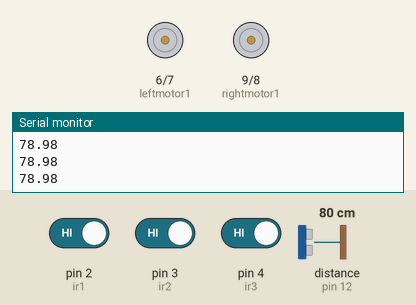
Simulated run of this sketch. Board: Arduino Uno, built with avr-gcc and run on an emulated ATmega328P. Shown: motor-driver pin pairs drawn as motors (green arrow = first pin HIGH = forward, orange = second pin HIGH = backward, longer = more drive, scaled by the enable pin), the last lines printed to the serial monitor. Wiring (inferred from the names in the program): ultrasonic range finder: trigger pin 11; echo pin 12. The inputs (shaded band) are chosen by the test bench; at power-on: pin 2 (ir1) HIGH, distance to the obstacle (sensor on pin 12) 80 cm, pin 3 (ir2) HIGH, pin 4 (ir3) HIGH. The echo pulse lasts 58.3 µs per cm.

Above: at 1.2 s.
1.3 s: pin 2 (ir1) driven LOW
At 2.5 s:
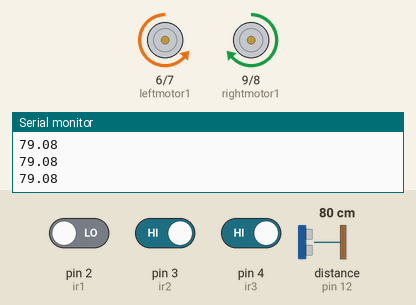
2.8 s: distance to the obstacle (sensor on pin 12) set to 22 cm
4.3 s: distance to the obstacle (sensor on pin 12) set to 18 cm
At 5.2 s:
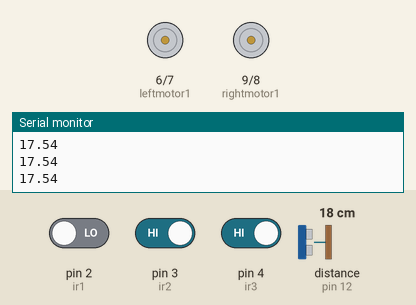
5.8 s: distance to the obstacle (sensor on pin 12) set to 35 cm
At 6.3 s:
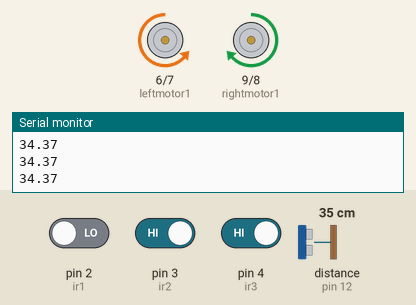
7.3 s: pin 3 (ir2) driven LOW
At 8.4 s:
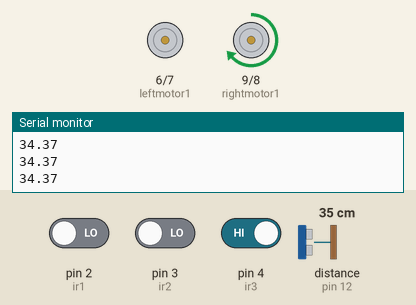
8.8 s: pin 2 (ir1) driven HIGH
At 9.5 s:
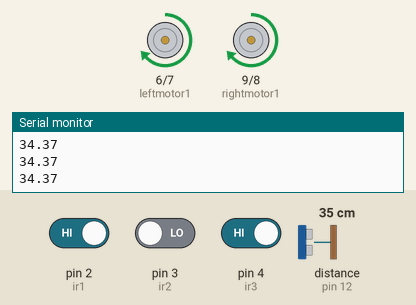
Timing chart, 0 to 11.3 s (numbered marks = the images above; inputs shaded):
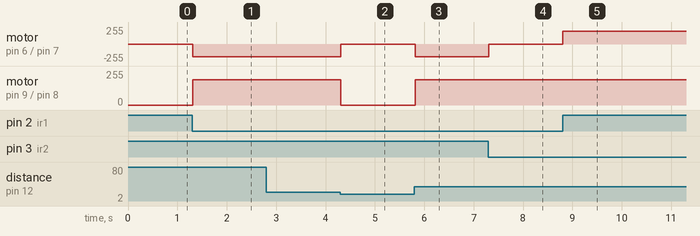

Measured:
- the behaviour switches between 21 and 20 cm on distance to the obstacle (sensor on pin 12) (found by bisection; images 1 and 2)
- after the input at 1.3 s, motor on pin 6 (leftmotor1) / pin 7 (leftmotor2): stopped → backward 190/255 at once; motor on pin 9 (rightmotor1) / pin 8 (rightmotor2): stopped → forward 190/255 at once
- after the input at 4.3 s, motor on pin 6 (leftmotor1) / pin 7 (leftmotor2): backward 190/255 → stopped at once; motor on pin 9 (rightmotor1) / pin 8 (rightmotor2): forward 190/255 → stopped at once
- after the input at 5.8 s, motor on pin 6 (leftmotor1) / pin 7 (leftmotor2): stopped → backward 190/255 at once; motor on pin 9 (rightmotor1) / pin 8 (rightmotor2): stopped → forward 190/255 at once
- after the input at 7.3 s, motor on pin 6 (leftmotor1) / pin 7 (leftmotor2): backward 190/255 → stopped at once
- after the input at 8.8 s, motor on pin 6 (leftmotor1) / pin 7 (leftmotor2): stopped → forward 190/255 at once

The sketch:

linefollower.ino
```cpp
// Define pins for IR sensors
#define ir1 2
#define ir2 3
#define ir3 4

// Define pins for motor control
#define leftmotor1 6
#define leftmotor2 7
#define rightmotor1 9
#define rightmotor2 8

// Define pins for ultrasonic sensor
#define echo 12
#define trig 11

// Define pins for PWM control
#define pwm1 5
#define pwm2 10

int ms = 190; // Motor speed
double x, distance; // Variables to store the ultrasonic sensor reading and calculated distance

void setup() {
    // Set IR sensor pins as inputs
    pinMode(ir1, INPUT);
    pinMode(ir2, INPUT);
    pinMode(ir3, INPUT);

    // Set motor control pins as outputs
    pinMode(leftmotor1, OUTPUT);
    pinMode(leftmotor2, OUTPUT);
    pinMode(rightmotor1, OUTPUT);
    pinMode(rightmotor2, OUTPUT);

    // Set ultrasonic sensor pins
    pinMode(trig, OUTPUT);
    pinMode(echo, INPUT);

    // Initialize serial communication for debugging
    Serial.begin(9600);
}

void loop() {
    // Trigger the ultrasonic sensor
    digitalWrite(trig, LOW);
    delayMicroseconds(2);
    digitalWrite(trig, HIGH);
    delayMicroseconds(10);
    digitalWrite(trig, LOW);

    // Read the echo pulse duration
    x = pulseIn(echo, HIGH);
    // Calculate the distance in cm
    distance = x * 0.034 / 2;
    // Print the distance to the serial monitor
    Serial.println(distance);

    // Read the states of the IR sensors
    int l = !digitalRead(ir1);
    int m = !digitalRead(ir2);
    int r = !digitalRead(ir3);

    // If the distance is greater than 20 cm, navigate using the IR sensors
    if (distance > 20) {
        // Decision-making based on IR sensor readings
        if ((l == 0) && (m == 0) && (r == 0)) Stop();
        else if ((l == 0) && (m == 1) && (r == 0)) forward();
        else if ((l == 0) && (m == 0) && (r == 1)) SturnRight();
        else if ((l == 1) && (m == 0) && (r == 0)) SturnLeft();
        else if ((l == 0) && (m == 1) && (r == 1)) turnRight();
        else if ((l == 1) && (m == 1) && (r == 0)) turnLeft();
        else if ((l == 0) && (m == 0) && (r == 0)) Back();
    } else {
        // If an obstacle is detected within 20 cm, stop the robot
        Stop();
    }
}

// Function to move the robot forward
void forward() {
    analogWrite(pwm1, ms); // Set speed for left motor
    analogWrite(pwm2, ms); // Set speed for right motor
    digitalWrite(leftmotor1, HIGH);
    digitalWrite(leftmotor2, LOW);
    digitalWrite(rightmotor1, HIGH);
    digitalWrite(rightmotor2, LOW);
}

// Function to slightly turn the robot left
void SturnLeft() {
    analogWrite(pwm1, ms); // Set speed for left motor
    analogWrite(pwm2, ms); // Set speed for right motor
    digitalWrite(leftmotor1, LOW);
    digitalWrite(leftmotor2, HIGH);
    digitalWrite(rightmotor1, HIGH);
    digitalWrite(rightmotor2, LOW);
}

// Function to turn the robot left
void turnLeft() {
    analogWrite(pwm1, ms); // Set speed for left motor
    analogWrite(pwm2, ms); // Set speed for right motor
    digitalWrite(leftmotor1, LOW);
    digitalWrite(leftmotor2, LOW);
    digitalWrite(rightmotor1, HIGH);
    digitalWrite(rightmotor2, LOW);
}

// Function to slightly turn the robot right
void SturnRight() {
    analogWrite(pwm1, ms); // Set speed for left motor
    analogWrite(pwm2, ms); // Set speed for right motor
    digitalWrite(leftmotor1, HIGH);
    digitalWrite(leftmotor2, LOW);
    digitalWrite(rightmotor1, LOW);
    digitalWrite(rightmotor2, HIGH);
}

// Function to turn the robot right
void turnRight() {
    analogWrite(pwm1, ms); // Set speed for left motor
    analogWrite(pwm2, ms); // Set speed for right motor
    digitalWrite(leftmotor1, HIGH);
    digitalWrite(leftmotor2, LOW);
    digitalWrite(rightmotor1, LOW);
    digitalWrite(rightmotor2, LOW);
}

// Function to stop the robot
void Stop() {
    digitalWrite(leftmotor1, LOW);
    digitalWrite(leftmotor2, LOW);
    digitalWrite(rightmotor1, LOW);
    digitalWrite(rightmotor2, LOW);
}

// Function to move the robot backward
void Back() {
    analogWrite(pwm1, 75); // Set speed for left motor
    analogWrite(pwm2, 75); // Set speed for right motor
    digitalWrite(leftmotor1, LOW);
    digitalWrite(leftmotor2, HIGH);
    digitalWrite(rightmotor1, LOW);
    digitalWrite(rightmotor2, HIGH);
}
//NOTE: The bot path was white in black plain surface
```
